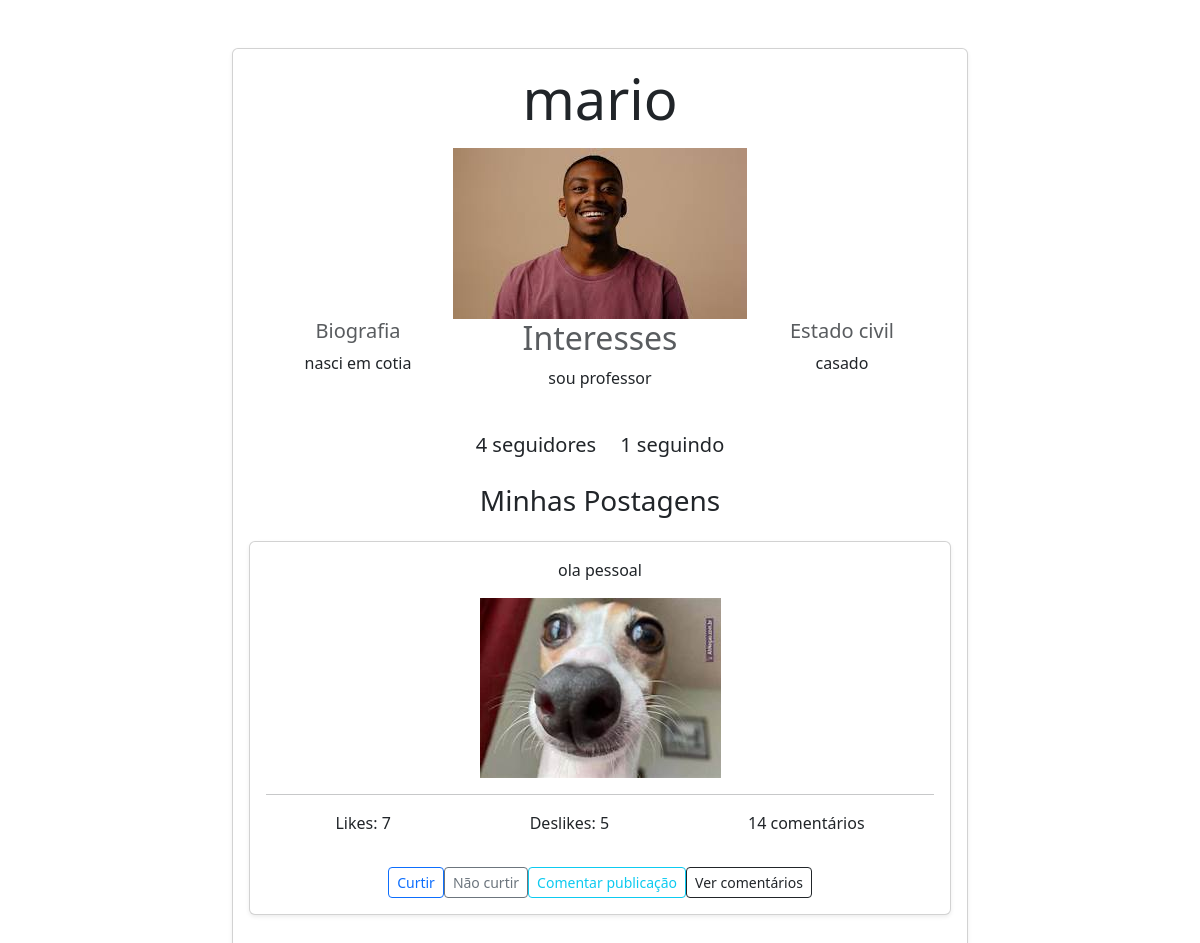
/minhaconta (signed in), run on an earlier commit of the app's database.
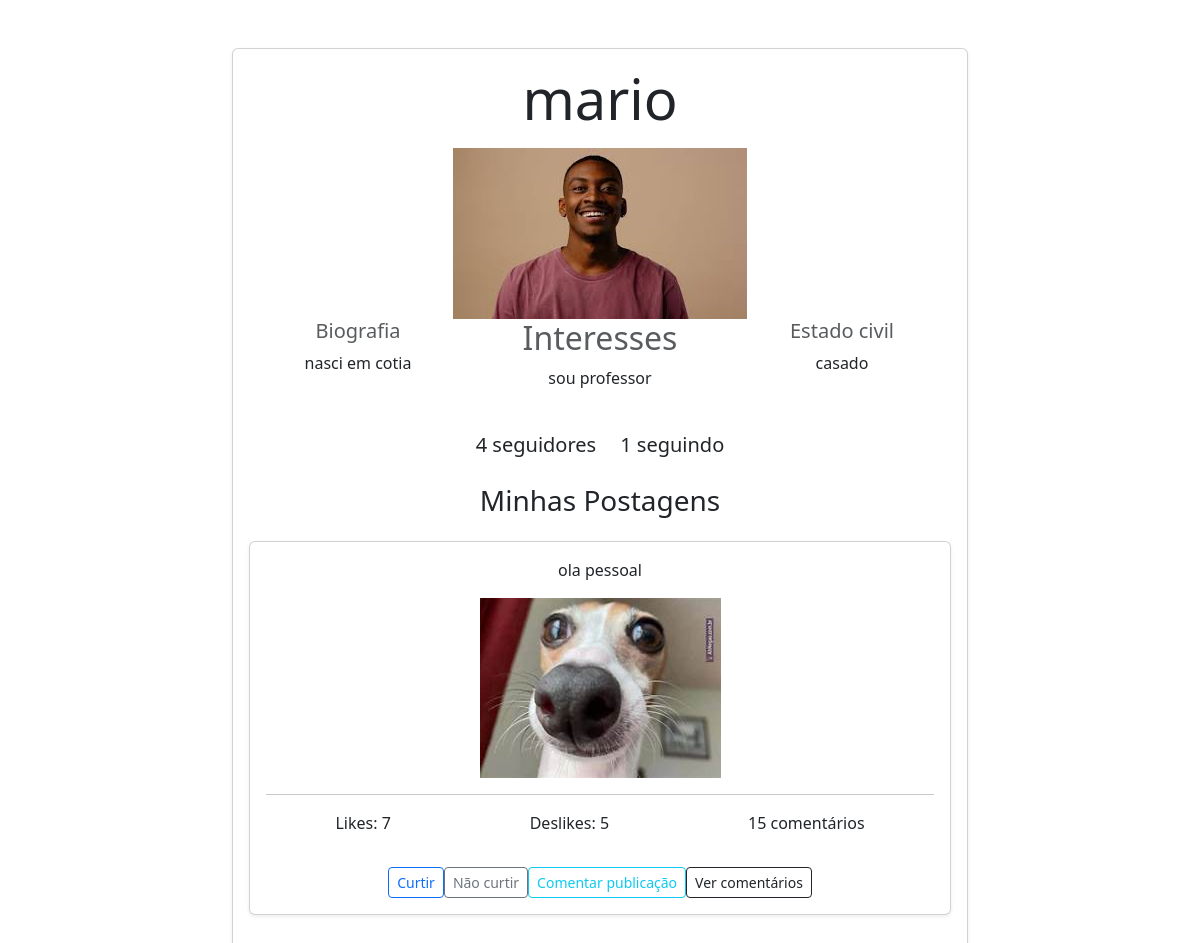
And on a later commit of the database.
### redesocial/models.py (models this page shows, shortened)
class Conta(models.Model):
    nome = models.CharField(max_length=400)
    biografia = models.CharField(max_length=1000, blank=True)
    interesses = models.CharField(max_length=1000, blank=True)
    estado_civil = models.CharField(max_length=500, blank = True)
    dono_da_conta = models.ForeignKey(User,  on_delete=models.CASCADE)
    seguidores = models.ManyToManyField('self', symmetrical=False, related_name='MeSeguindo')
    seguindo = models.ManyToManyField('self', symmetrical=False, related_name='ContasSeguidas')
    foto_perfil = models.ImageField(upload_to = 'redesocial/fotos', blank=True)
    data_criacao = models.DateField(auto_now_add = True)
    numero_seguidores = models.IntegerField(default=0)
    numero_seguindo = models.IntegerField(default=0)

class Post(models.Model):
    dono_postagem = models.ForeignKey(Conta, on_delete=models.CASCADE)
    texto = models.CharField(max_length=6000, null = True, blank=True)
    imagem_postagem = models.ImageField(upload_to = 'redesocial/ImagemPostagem', null=True, blank=True)
    video = models.FileField(upload_to='redesocial/videos', null=True, blank=True)
    curtidas = models.IntegerField(default=0)
    nao_curtidas = models.IntegerField(default = 0)
    quantidade_comentarios = models.IntegerField(default= 0)

### redesocial/views.py (the view)
# urls.py: path('minhaconta', views.minhaconta, name='minhaconta'),
@login_required
def minhaconta(request):
    nome_usuario = f"{request.user.username}"
    conta = Conta.objects.get(dono_da_conta = request.user)
    posts = Post.objects.filter(dono_postagem = conta)
    dicionario_post = {'posts':posts, 'nome_usuario': nome_usuario, 'conta':conta}
    return render(request, 'redesocial/minhaconta.html', dicionario_post)

### redesocial/templates/redesocial/minhaconta.html (shortened to what this page needs)
<!DOCTYPE html>
    <html lang="pt-br">
    <head>
        <link href="https://cdn.jsdelivr.net/npm/bootstrap@5.3.6/dist/css/bootstrap.min.css" rel="stylesheet">
    </head>
    <body>
        <div class="container mt-5">
            <div class="row justify-content-center">
                <div class="col-lg-8 col-md-10">
                    <div class="card shadow-sm mb-4">
                        <div class="card-body text-center">
                            <h1 class="display-4 mb-3">{{nome_usuario}}</h1>
                            {%if conta.foto_perfil%}
                                <img src="{{conta.foto_perfil.url}}" alt="foto de perfil" class="profile-img mb03">
                            {%endif%}
                            <div class="row justify-content-center mb-4">
                                <div class="col-sm-6 col-md-4 mb-3">
                                    <h2 class="h5 text-muted">Biografia</h2>
                                    {%if conta.biografia%}
                                        <p class="card-text">{{conta.biografia}}</p>
                                    {%else%}
                                        <!--Se o usuário não registrar nenhuma biografia, iremos
                                        apresentar essa mensagem padrão.-->
                                        <p class="text-muted">Não há biografia</p>
                                    {%endif%}
                                </div>
                            <div class="col-sm-6 col-md-4 mb-3">
                                <h2 class="hs text-muted">Interesses</h2>
                                {%if conta.interesses%}
                                    <p class="card-text">{{conta.interesses}}</p>
                                {%else%}
                                    <!--Se o usuário não registrar nada no campo de
                                    interesses, iremos mostrar esse texto padrão-->
                                    <p class="text-muted">Não há interesses</p>
                                {%endif%}
                            </div>
                            <div class="col-sm-6 col-md-4 mb-3">
                                <h2 class="h5 text-muted">Estado civil</h2>
                                {%if conta.estado_civil%}
                                    <p class="card-text">{{conta.estado_civil}}</p>
                                {%else%}
                                    <!--mensagem padrão que será mostrada caso o usuário não informe
                                    nenhum dado no campo de estado civil-->
                                    <p class="text-muted">Não há estado civil</p>
                                {%endif%}
                            </div>
                        </div>
                            <div class="d-flex justify-content-center gap-4 mb-4">
                                <p class="lead mb-0"><strong>{{conta.numero_seguidores}} seguidores</strong></p>
                                <p class="lead mb-0"><strong>{{conta.numero_seguindo}} seguindo</strong></p>
                            </div>
                          <h2 class="h3 mb-4 text-center">Minhas Postagens</h2>
                            {%if posts%}
                                {%for post in posts%}
                                    <div class="card mb-4 shadow-sm">
                                        <div class="card-body">
                                        <section>
                                            {%if post.texto%}
                                                <p class="card-text mb-3">{{post.texto}}</p>
                                            {%else%}
                                                <!--Se o usuário não criar um texto, iremos mostrar esse texto
                                                padrão.-->
                                                <p class="text-muted fst-italic">A publicação não tem um texto</p>
                                            {%endif%}
                                            {%if post.imagem_postagem%}
                                                <img src="{{post.imagem_postagem.url}}" alt="Imagem da postagem" class="post-media img-fluid">
                                            {%endif%}
                                        <hr class="my-3">
                                        <div class="d-flex justify-content-around text-center mb-3">
                                            <p>Likes: {{post.curtidas}}</p>
                                            <p>Deslikes: {{post.nao_curtidas}}</p>
                                            <p>{{post.quantidade_comentarios}} comentários</p>
                                        </div>
                                        <div class="d-flex flex-wrap justify-content-center post-actions">
                                            <button class="btn btn-outline-primary btn-sm" type="submit">Curtir</button>
                                            <button class="btn btn-outline-secondary btn-sm" type="submit">Não curtir</button>
                                            <button class="btn btn-outline-info btn-sm" type="submit">Comentar publicação</button>
                                            <button class="btn btn-outline-dark btn-sm"  type="submit"> Ver comentários</buton>
                                        </div>
                                    </section>
                                </div>
                                {%endfor%}
                            {%else%}
                                 <div class="alert alert-info text-center" role="alert">
                                     <p>Você ainda não fez nenhuma postagem</p>
                                 </div>
                            {%endif%}
    </body>
</html>

What changed in the data, as far as the page shows it:
changed Post "ola pessoal": quantidade_comentarios "14" → "15"
